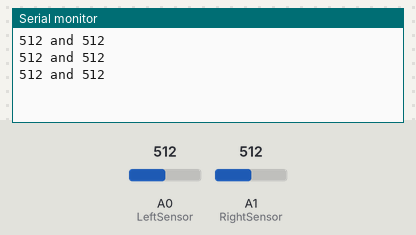
A sketch run on a simulated Arduino Uno, built with avr-gcc and run on an emulated ATmega328P. Parts: the last lines printed to the serial monitor. Inputs (shaded band) come from the test bench; at power-on: A0 (LeftSensor) = 512, A1 (RightSensor) = 512.

Above: at 1.3 s.
1.4 s: A0 (LeftSensor) set to 490
At 1.9 s:
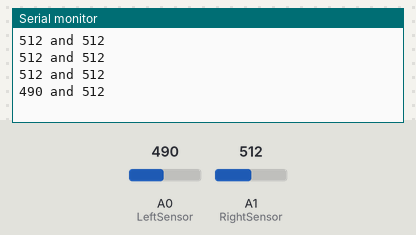
2.9 s: A1 (RightSensor) set to 490
At 3.4 s:
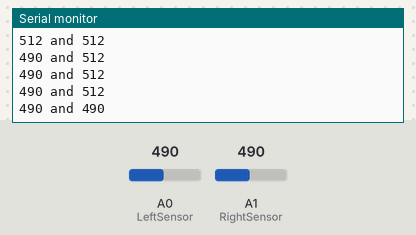
4.4 s: A0 (LeftSensor) set to 510
At 4.9 s:
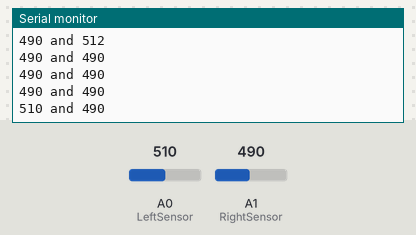
5.9 s: A1 (RightSensor) set to 510
At 6.4 s:
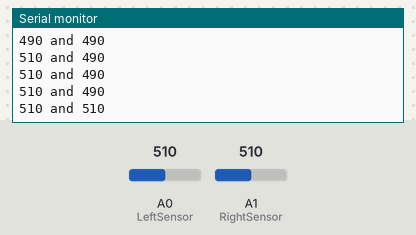
Timing chart, 0 to 8.4 s (numbered marks = the images above; inputs shaded):
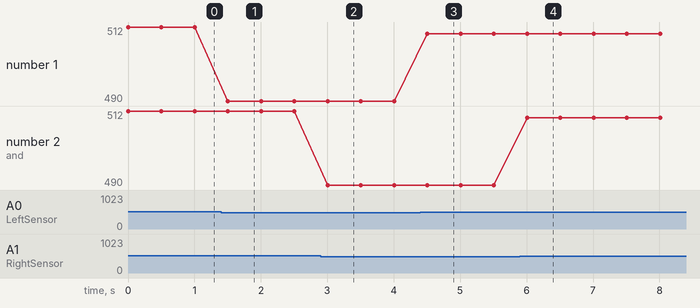

Measured:
- after the input at 1.4 s, the serial monitor: prints a new line after 0.10 s (image 1)
- after the input at 2.9 s, the serial monitor: prints a new line after 0.10 s (image 2)
- after the input at 4.4 s, the serial monitor: prints a new line after 0.11 s (image 3)
- after the input at 5.9 s, the serial monitor: prints a new line after 0.11 s (image 4)
- plotted number 1: 512 → 490 after the input at 1.4 s, 490 → 510 after the input at 4.4 s

The sketch:

IR_test.ino
```cpp
int LeftSensor = A0;
int RightSensor = A1;
int L_sensor_val = 0; // To store value from sensors.
int R_sensor_val = 0;
int threshold = 500;
void setup() {
  Serial.begin(9600);
  pinMode(LeftSensor, INPUT);
  pinMode(RightSensor, INPUT);
}
void loop() {
L_sensor_val = analogRead(LeftSensor);
R_sensor_val = analogRead(RightSensor);
Serial.print(L_sensor_val);
Serial.print(" and ");
Serial.println(R_sensor_val);
delay(500);
}
```
